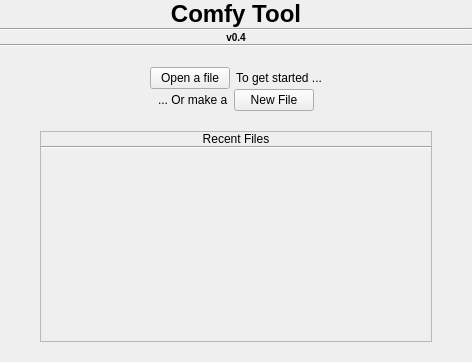
<?xml version="1.0" encoding="UTF-8"?>
<ui version="4.0">
 <class>tab_home</class>
 <widget class="QWidget" name="tab_home">
  <property name="geometry">
   <rect>
    <x>0</x>
    <y>0</y>
    <width>472</width>
    <height>362</height>
   </rect>
  </property>
  <property name="windowTitle">
   <string>Form</string>
  </property>
  <layout class="QVBoxLayout" name="vl_main">
   <property name="spacing">
    <number>0</number>
   </property>
   <property name="leftMargin">
    <number>0</number>
   </property>
   <property name="topMargin">
    <number>0</number>
   </property>
   <property name="rightMargin">
    <number>0</number>
   </property>
   <property name="bottomMargin">
    <number>0</number>
   </property>
   <item>
    <widget class="QLabel" name="label">
     <property name="sizePolicy">
      <sizepolicy hsizetype="Preferred" vsizetype="Fixed">
       <horstretch>0</horstretch>
       <verstretch>0</verstretch>
      </sizepolicy>
     </property>
     <property name="styleSheet">
      <string notr="true"/>
     </property>
     <property name="text">
      <string>&lt;h1&gt;Comfy Tool&lt;/h5&gt;</string>
     </property>
     <property name="textFormat">
      <enum>Qt::RichText</enum>
     </property>
     <property name="alignment">
      <set>Qt::AlignCenter</set>
     </property>
    </widget>
   </item>
   <item>
    <widget class="Line" name="line_3">
     <property name="orientation">
      <enum>Qt::Horizontal</enum>
     </property>
    </widget>
   </item>
   <item>
    <widget class="QLabel" name="label_2">
     <property name="sizePolicy">
      <sizepolicy hsizetype="Preferred" vsizetype="Fixed">
       <horstretch>0</horstretch>
       <verstretch>0</verstretch>
      </sizepolicy>
     </property>
     <property name="styleSheet">
      <string notr="true"/>
     </property>
     <property name="text">
      <string>&lt;h5&gt;v0.4&lt;/h5&gt;</string>
     </property>
     <property name="alignment">
      <set>Qt::AlignCenter</set>
     </property>
    </widget>
   </item>
   <item>
    <widget class="Line" name="line_2">
     <property name="orientation">
      <enum>Qt::Horizontal</enum>
     </property>
    </widget>
   </item>
   <item>
    <spacer name="verticalSpacer">
     <property name="orientation">
      <enum>Qt::Vertical</enum>
     </property>
     <property name="sizeType">
      <enum>QSizePolicy::Fixed</enum>
     </property>
     <property name="sizeHint" stdset="0">
      <size>
       <width>20</width>
       <height>20</height>
      </size>
     </property>
    </spacer>
   </item>
   <item alignment="Qt::AlignHCenter">
    <widget class="QWidget" name="widget" native="true">
     <property name="sizePolicy">
      <sizepolicy hsizetype="Fixed" vsizetype="Fixed">
       <horstretch>0</horstretch>
       <verstretch>0</verstretch>
      </sizepolicy>
     </property>
     <layout class="QHBoxLayout" name="horizontalLayout">
      <property name="spacing">
       <number>6</number>
      </property>
      <property name="leftMargin">
       <number>0</number>
      </property>
      <property name="topMargin">
       <number>0</number>
      </property>
      <property name="rightMargin">
       <number>0</number>
      </property>
      <property name="bottomMargin">
       <number>0</number>
      </property>
      <item>
       <widget class="QPushButton" name="pbtn_openfile">
        <property name="sizePolicy">
         <sizepolicy hsizetype="Fixed" vsizetype="Fixed">
          <horstretch>0</horstretch>
          <verstretch>0</verstretch>
         </sizepolicy>
        </property>
        <property name="text">
         <string>Open a file</string>
        </property>
       </widget>
      </item>
      <item>
       <widget class="QLabel" name="label_3">
        <property name="text">
         <string>To get started ...</string>
        </property>
       </widget>
      </item>
     </layout>
    </widget>
   </item>
   <item alignment="Qt::AlignHCenter">
    <widget class="QWidget" name="widget_2" native="true">
     <property name="sizePolicy">
      <sizepolicy hsizetype="Fixed" vsizetype="Fixed">
       <horstretch>0</horstretch>
       <verstretch>0</verstretch>
      </sizepolicy>
     </property>
     <layout class="QHBoxLayout" name="horizontalLayout_2">
      <property name="leftMargin">
       <number>0</number>
      </property>
      <property name="topMargin">
       <number>0</number>
      </property>
      <property name="rightMargin">
       <number>0</number>
      </property>
      <property name="bottomMargin">
       <number>0</number>
      </property>
      <item>
       <widget class="QLabel" name="label_4">
        <property name="sizePolicy">
         <sizepolicy hsizetype="Fixed" vsizetype="Preferred">
          <horstretch>0</horstretch>
          <verstretch>0</verstretch>
         </sizepolicy>
        </property>
        <property name="text">
         <string>... Or make a</string>
        </property>
       </widget>
      </item>
      <item>
       <widget class="QPushButton" name="pbtn_newfile">
        <property name="sizePolicy">
         <sizepolicy hsizetype="Fixed" vsizetype="Fixed">
          <horstretch>0</horstretch>
          <verstretch>0</verstretch>
         </sizepolicy>
        </property>
        <property name="text">
         <string>New File</string>
        </property>
       </widget>
      </item>
     </layout>
    </widget>
   </item>
   <item>
    <spacer name="verticalSpacer_2">
     <property name="orientation">
      <enum>Qt::Vertical</enum>
     </property>
     <property name="sizeType">
      <enum>QSizePolicy::Fixed</enum>
     </property>
     <property name="sizeHint" stdset="0">
      <size>
       <width>20</width>
       <height>20</height>
      </size>
     </property>
    </spacer>
   </item>
   <item>
    <widget class="QWidget" name="widget_3" native="true">
     <property name="sizePolicy">
      <sizepolicy hsizetype="Preferred" vsizetype="Expanding">
       <horstretch>0</horstretch>
       <verstretch>1</verstretch>
      </sizepolicy>
     </property>
     <layout class="QVBoxLayout" name="verticalLayout">
      <property name="spacing">
       <number>0</number>
      </property>
      <property name="leftMargin">
       <number>40</number>
      </property>
      <property name="topMargin">
       <number>0</number>
      </property>
      <property name="rightMargin">
       <number>40</number>
      </property>
      <property name="bottomMargin">
       <number>20</number>
      </property>
      <item>
       <widget class="QFrame" name="frame">
        <property name="frameShape">
         <enum>QFrame::StyledPanel</enum>
        </property>
        <property name="frameShadow">
         <enum>QFrame::Raised</enum>
        </property>
        <layout class="QVBoxLayout" name="verticalLayout_3">
         <property name="spacing">
          <number>0</number>
         </property>
         <property name="leftMargin">
          <number>0</number>
         </property>
         <property name="topMargin">
          <number>0</number>
         </property>
         <property name="rightMargin">
          <number>0</number>
         </property>
         <property name="bottomMargin">
          <number>0</number>
         </property>
         <item>
          <widget class="QLabel" name="label_6">
           <property name="sizePolicy">
            <sizepolicy hsizetype="Preferred" vsizetype="Fixed">
             <horstretch>0</horstretch>
             <verstretch>0</verstretch>
            </sizepolicy>
           </property>
           <property name="autoFillBackground">
            <bool>false</bool>
           </property>
           <property name="styleSheet">
            <string notr="true"/>
           </property>
           <property name="frameShape">
            <enum>QFrame::NoFrame</enum>
           </property>
           <property name="text">
            <string>Recent Files</string>
           </property>
           <property name="alignment">
            <set>Qt::AlignCenter</set>
           </property>
          </widget>
         </item>
         <item>
          <widget class="Line" name="line">
           <property name="orientation">
            <enum>Qt::Horizontal</enum>
           </property>
          </widget>
         </item>
         <item>
          <widget class="QListWidget" name="lw_recent">
           <property name="autoFillBackground">
            <bool>false</bool>
           </property>
           <property name="styleSheet">
            <string notr="true">background : #00FFFFFF</string>
           </property>
           <property name="frameShape">
            <enum>QFrame::NoFrame</enum>
           </property>
          </widget>
         </item>
        </layout>
       </widget>
      </item>
     </layout>
    </widget>
   </item>
  </layout>
 </widget>
 <resources/>
 <connections/>
</ui>
